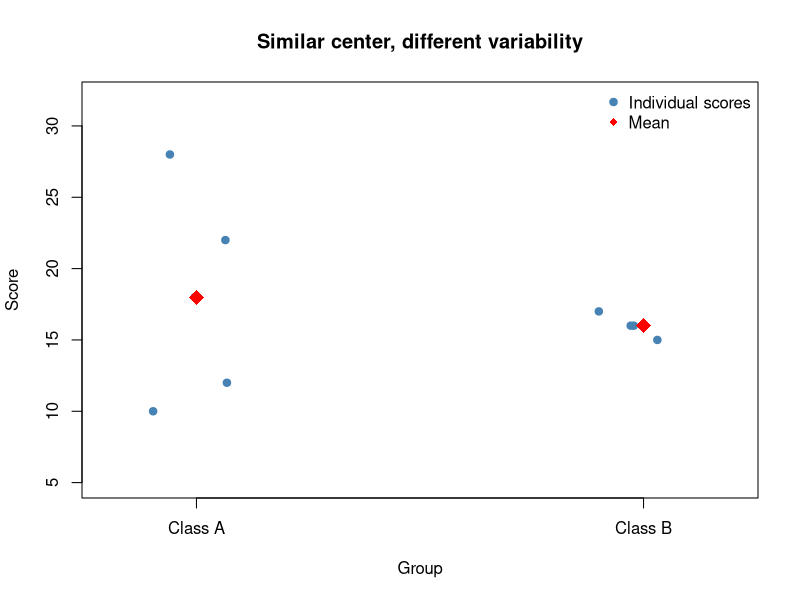

This chart was generated by the following R code:
# Created by: Mahdi Akbarzadeh
# Purpose: Activity for variability, variance, and standard deviation.
#
# Question:
# Can two datasets with similar centers have very different spread?
#
# Key idea:
# The mean alone is not enough. Spread changes the interpretation of a dataset.
#
# Data note:
# The teaching dataset is defined inside this script.
# No external data file is required.

cat("Medical Biostatistics Lab - Activity 02\n")
cat("Topic: Variability, variance, and standard deviation\n")
cat("Created by: Mahdi Akbarzadeh\n\n")

# ------------------------------------------------------------
# 1) Define two small teaching datasets
# ------------------------------------------------------------

class_a <- c(10, 12, 18, 22, 28)
class_b <- c(15, 16, 16, 17, 16)

scores <- data.frame(
  class = rep(c("Class A", "Class B"), each = 5),
  score = c(class_a, class_b)
)

# ------------------------------------------------------------
# 2) Compute center and spread summaries
# ------------------------------------------------------------

compute_summary <- function(x) {
  data.frame(
    mean = mean(x),
    median = median(x),
    range = diff(range(x)),
    variance = var(x),
    sd = sd(x)
  )
}

summary_table <- rbind(
  data.frame(class = "Class A", compute_summary(class_a)),
  data.frame(class = "Class B", compute_summary(class_b))
)

cat("Summary table:\n")
print(summary_table)

class_a_deviation_table <- data.frame(
  score = class_a,
  deviation_from_mean = class_a - mean(class_a),
  squared_deviation = (class_a - mean(class_a))^2
)

cat("\nClass A deviation table:\n")
print(class_a_deviation_table)

# ------------------------------------------------------------
# 3) Create output folder and save the figure
# ------------------------------------------------------------

output_dir <- file.path(getwd(), "activity_outputs")
if (!dir.exists(output_dir)) {
  dir.create(output_dir, recursive = TRUE)
}

output_file <- file.path(output_dir, "activity-02-variability-standard-deviation.png")

png(output_file, width = 900, height = 520)
stripchart(
  score ~ class,
  data = scores,
  vertical = TRUE,
  method = "jitter",
  pch = 19,
  col = "steelblue",
  main = "Similar center, different variability",
  xlab = "Group",
  ylab = "Score",
  ylim = c(5, 32)
)
points(
  x = c(1, 2),
  y = c(mean(class_a), mean(class_b)),
  pch = 18,
  col = "red",
  cex = 2
)
legend(
  "topright",
  legend = c("Individual scores", "Mean"),
  col = c("steelblue", "red"),
  pch = c(19, 18),
  bty = "n"
)
dev.off()

cat("\nFigure saved to:\n")
cat(normalizePath(output_file, mustWork = FALSE), "\n")

# ------------------------------------------------------------
# 4) Student interpretation task
# ------------------------------------------------------------

cat("\nStudent interpretation task:\n")
cat("1. If two groups have similar means but different SDs, what extra information does SD provide?\n")
cat("2. Why is it incomplete to compare groups using only the mean?\n")
